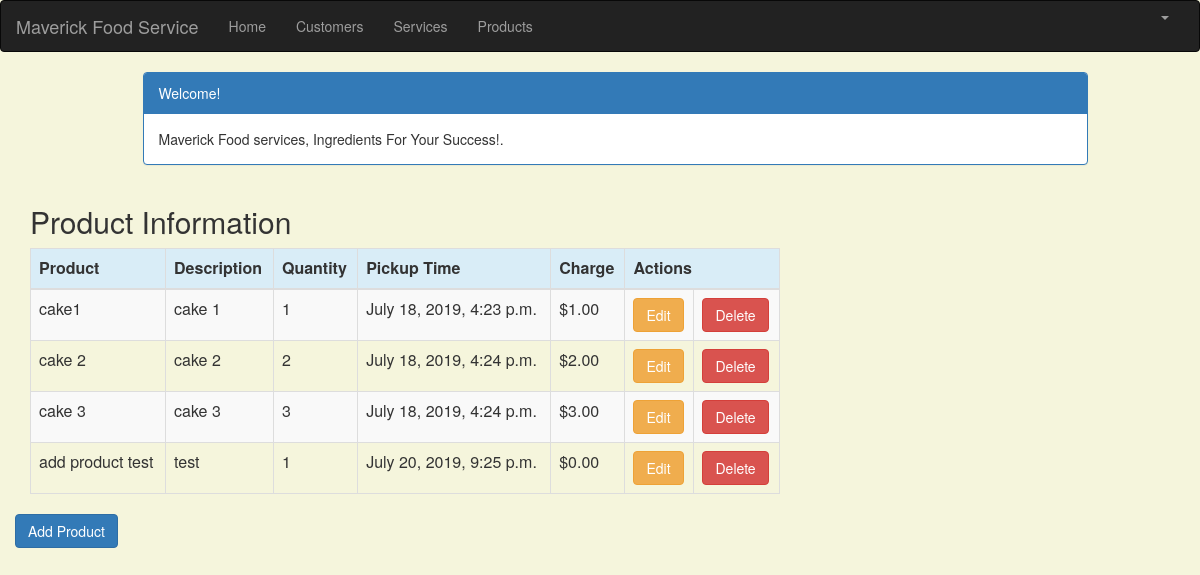
The page /product_list (signed in) on the database its author committed.
### crm/models.py (models this page shows, shortened)
class Product(models.Model):
    cust_name = models.ForeignKey(Customer, on_delete=models.CASCADE, related_name='products')
    product = models.CharField(max_length=100)
    p_description = models.TextField()
    quantity = models.IntegerField()
    pickup_time = models.DateTimeField(
        default=timezone.now)
    charge = models.DecimalField(max_digits=10, decimal_places=2)
    created_date = models.DateTimeField(
        default=timezone.now)
    updated_date = models.DateTimeField(auto_now_add=True)

### crm/views.py (the view)
# urls.py: path('product_list', views.product_list, name='product_list'),
@login_required
def product_list(request):
    product = Product.objects.filter(created_date__lte=timezone.now())
    return render(request, 'crm/product_list.html', {'products': product})

### crm/templates/crm/product_list.html (shortened to what this page needs)
<!DOCTYPE>
{% extends 'crm/base.html' %}
{% block content %}
    <html lan = "en">
    <html>
    <head>
        <link rel="stylesheet" href="https://maxcdn.bootstrapcdn.com/bootstrap/3.3.4/css/bootstrap.min.css">
    </head>
    <body>
    <div class="container">
        <div class="row">
            <div class="col-md-10 col-md-offset-1">
                <div class="panel panel-primary">
                    <div class="panel-heading">Welcome!</div>
                    <div class="panel-body">
                        Maverick Food services, Ingredients For Your Success!.
                    </div>
                </div>
            </div>
        </div>
    </div>
    <div class="row">
        <h2 style="padding-left: 15Px">Product Information</h2>
    </div>
    <div>
        <table class="table table-striped table-bordered table-hover">
            <thead>
            <tr class="bg-info">
                <th>Product</th>
                <th>Description</th>
                <th>Quantity</th>
                <th>Pickup Time</th>
                <th>Charge</th>
                <th colspan="3">Actions</th>
            </tr>
            </thead>
            <tbody>
            {% for product in products %}
                <tr>
                    <td>{{ product.product }}</td>
                    <td>{{ product.p_description }}</td>
                    <td>{{ product.quantity }}</td>
                    <td>{{ product.pickup_time }}</td>
                    <td>${{ product.charge }}</td>
                    <td><a href="{% url 'crm:product_edit' pk=product.pk %}"
                           class="btn btn-warning">Edit</a></td>
                    <td><a href="{% url 'crm:product_delete' pk=product.pk %}"
                           onclick="return confirm('Are you sure you want to delete?')"
                           class="btn btn-danger">Delete</a>
                    </td>
                </tr>
            {% endfor %}
            </tbody>
        </table>
     <div class="row">
            <a href="{% url 'crm:product_new' %}" class="row"><span
                    class="btn btn-primary">Add Product</span></a>
        </div>
    </div>
    </body>
    </html>
{% endblock %}

### crm/templates/crm/product_list.html (style rules this page uses)
body { background-color: beige; }

### rows shown on the page
Product: product "cake1", p_description "cake 1", quantity "1", pickup_time "July 18, 2019, 4:23 p.m.", charge "1.00"
Product: product "cake 2", p_description "cake 2", quantity "2", pickup_time "July 18, 2019, 4:24 p.m.", charge "2.00"
Product: product "cake 3", p_description "cake 3", quantity "3", pickup_time "July 18, 2019, 4:24 p.m.", charge "3.00"
Product: product "add product test", p_description "test", quantity "1", pickup_time "July 20, 2019, 9:25 p.m.", charge "0.00"
